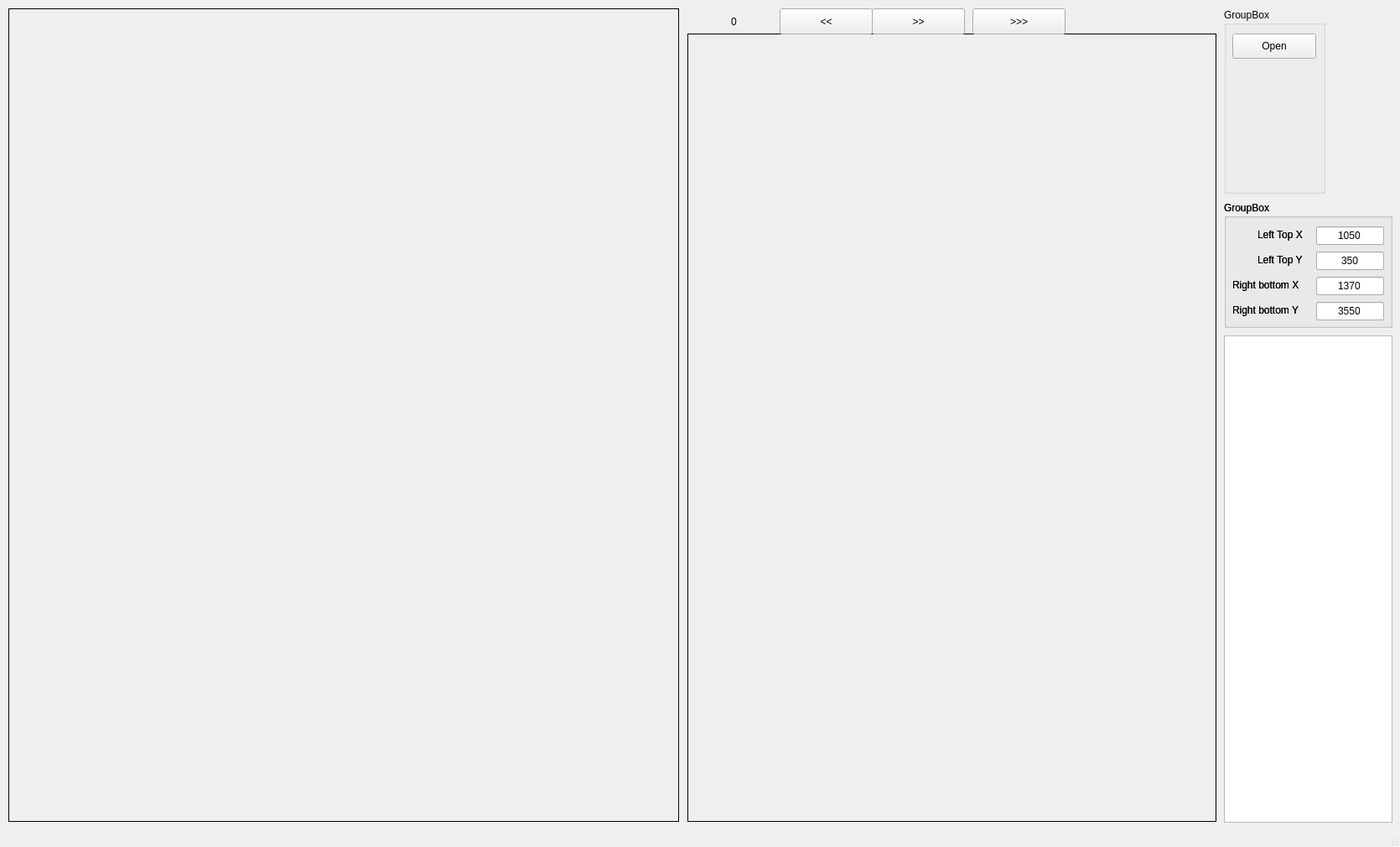
<?xml version="1.0" encoding="UTF-8"?>
<ui version="4.0">
 <class>MainWindow</class>
 <widget class="QMainWindow" name="MainWindow">
  <property name="geometry">
   <rect>
    <x>0</x>
    <y>0</y>
    <width>1670</width>
    <height>1010</height>
   </rect>
  </property>
  <property name="sizePolicy">
   <sizepolicy hsizetype="Preferred" vsizetype="Preferred">
    <horstretch>0</horstretch>
    <verstretch>0</verstretch>
   </sizepolicy>
  </property>
  <property name="windowTitle">
   <string>MainWindow</string>
  </property>
  <widget class="QWidget" name="centralwidget">
   <property name="sizePolicy">
    <sizepolicy hsizetype="Preferred" vsizetype="Preferred">
     <horstretch>0</horstretch>
     <verstretch>0</verstretch>
    </sizepolicy>
   </property>
   <widget class="QLabel" name="label_image0">
    <property name="geometry">
     <rect>
      <x>10</x>
      <y>10</y>
      <width>800</width>
      <height>970</height>
     </rect>
    </property>
    <property name="sizePolicy">
     <sizepolicy hsizetype="Preferred" vsizetype="Preferred">
      <horstretch>0</horstretch>
      <verstretch>0</verstretch>
     </sizepolicy>
    </property>
    <property name="frameShape">
     <enum>QFrame::Box</enum>
    </property>
    <property name="text">
     <string/>
    </property>
   </widget>
   <widget class="QGroupBox" name="groupBox">
    <property name="geometry">
     <rect>
      <x>1460</x>
      <y>10</y>
      <width>121</width>
      <height>221</height>
     </rect>
    </property>
    <property name="title">
     <string>GroupBox</string>
    </property>
    <widget class="QPushButton" name="pushButton_open_image">
     <property name="geometry">
      <rect>
       <x>10</x>
       <y>30</y>
       <width>100</width>
       <height>30</height>
      </rect>
     </property>
     <property name="text">
      <string>Open</string>
     </property>
    </widget>
   </widget>
   <widget class="QGroupBox" name="groupBox_2">
    <property name="geometry">
     <rect>
      <x>1460</x>
      <y>240</y>
      <width>201</width>
      <height>151</height>
     </rect>
    </property>
    <property name="title">
     <string>GroupBox</string>
    </property>
    <widget class="QLabel" name="label">
     <property name="geometry">
      <rect>
       <x>40</x>
       <y>32</y>
       <width>61</width>
       <height>16</height>
      </rect>
     </property>
     <property name="text">
      <string>Left Top X</string>
     </property>
    </widget>
    <widget class="QLabel" name="label_2">
     <property name="geometry">
      <rect>
       <x>40</x>
       <y>62</y>
       <width>61</width>
       <height>16</height>
      </rect>
     </property>
     <property name="text">
      <string>Left Top Y</string>
     </property>
    </widget>
    <widget class="QLabel" name="label_3">
     <property name="geometry">
      <rect>
       <x>10</x>
       <y>92</y>
       <width>91</width>
       <height>16</height>
      </rect>
     </property>
     <property name="text">
      <string>Right bottom X</string>
     </property>
    </widget>
    <widget class="QLabel" name="label_4">
     <property name="geometry">
      <rect>
       <x>10</x>
       <y>122</y>
       <width>91</width>
       <height>16</height>
      </rect>
     </property>
     <property name="text">
      <string>Right bottom Y</string>
     </property>
    </widget>
    <widget class="QLineEdit" name="lineEdit_ROI_leftTopX">
     <property name="geometry">
      <rect>
       <x>110</x>
       <y>30</y>
       <width>81</width>
       <height>22</height>
      </rect>
     </property>
     <property name="text">
      <string>1050</string>
     </property>
     <property name="alignment">
      <set>Qt::AlignCenter</set>
     </property>
    </widget>
    <widget class="QLineEdit" name="lineEdit_ROI_leftTopY">
     <property name="geometry">
      <rect>
       <x>110</x>
       <y>60</y>
       <width>81</width>
       <height>22</height>
      </rect>
     </property>
     <property name="text">
      <string>350</string>
     </property>
     <property name="alignment">
      <set>Qt::AlignCenter</set>
     </property>
    </widget>
    <widget class="QLineEdit" name="lineEdit_ROI_rightBottomX">
     <property name="geometry">
      <rect>
       <x>110</x>
       <y>90</y>
       <width>81</width>
       <height>22</height>
      </rect>
     </property>
     <property name="text">
      <string>1370</string>
     </property>
     <property name="alignment">
      <set>Qt::AlignCenter</set>
     </property>
    </widget>
    <widget class="QLineEdit" name="lineEdit_ROI_rightBottomY">
     <property name="geometry">
      <rect>
       <x>110</x>
       <y>120</y>
       <width>81</width>
       <height>22</height>
      </rect>
     </property>
     <property name="text">
      <string>3550</string>
     </property>
     <property name="alignment">
      <set>Qt::AlignCenter</set>
     </property>
    </widget>
    <widget class="QGroupBox" name="groupBox_3">
     <property name="geometry">
      <rect>
       <x>0</x>
       <y>0</y>
       <width>201</width>
       <height>151</height>
      </rect>
     </property>
     <property name="title">
      <string>GroupBox</string>
     </property>
     <widget class="QLabel" name="label_9">
      <property name="geometry">
       <rect>
        <x>40</x>
        <y>32</y>
        <width>61</width>
        <height>16</height>
       </rect>
      </property>
      <property name="text">
       <string>Left Top X</string>
      </property>
     </widget>
     <widget class="QLabel" name="label_10">
      <property name="geometry">
       <rect>
        <x>40</x>
        <y>62</y>
        <width>61</width>
        <height>16</height>
       </rect>
      </property>
      <property name="text">
       <string>Left Top Y</string>
      </property>
     </widget>
     <widget class="QLabel" name="label_11">
      <property name="geometry">
       <rect>
        <x>10</x>
        <y>92</y>
        <width>91</width>
        <height>16</height>
       </rect>
      </property>
      <property name="text">
       <string>Right bottom X</string>
      </property>
     </widget>
     <widget class="QLabel" name="label_12">
      <property name="geometry">
       <rect>
        <x>10</x>
        <y>122</y>
        <width>91</width>
        <height>16</height>
       </rect>
      </property>
      <property name="text">
       <string>Right bottom Y</string>
      </property>
     </widget>
     <widget class="QLineEdit" name="lineEdit_ROI_leftTopX_2">
      <property name="geometry">
       <rect>
        <x>110</x>
        <y>30</y>
        <width>81</width>
        <height>22</height>
       </rect>
      </property>
      <property name="text">
       <string>1050</string>
      </property>
      <property name="alignment">
       <set>Qt::AlignCenter</set>
      </property>
     </widget>
     <widget class="QLineEdit" name="lineEdit_ROI_leftTopY_3">
      <property name="geometry">
       <rect>
        <x>110</x>
        <y>60</y>
        <width>81</width>
        <height>22</height>
       </rect>
      </property>
      <property name="text">
       <string>350</string>
      </property>
      <property name="alignment">
       <set>Qt::AlignCenter</set>
      </property>
     </widget>
     <widget class="QLineEdit" name="lineEdit_ROI_rightBottomX_2">
      <property name="geometry">
       <rect>
        <x>110</x>
        <y>90</y>
        <width>81</width>
        <height>22</height>
       </rect>
      </property>
      <property name="text">
       <string>1370</string>
      </property>
      <property name="alignment">
       <set>Qt::AlignCenter</set>
      </property>
     </widget>
     <widget class="QLineEdit" name="lineEdit_ROI_rightBottomY_2">
      <property name="geometry">
       <rect>
        <x>110</x>
        <y>120</y>
        <width>81</width>
        <height>22</height>
       </rect>
      </property>
      <property name="text">
       <string>3550</string>
      </property>
      <property name="alignment">
       <set>Qt::AlignCenter</set>
      </property>
     </widget>
    </widget>
   </widget>
   <widget class="QLabel" name="label_image1">
    <property name="geometry">
     <rect>
      <x>820</x>
      <y>40</y>
      <width>631</width>
      <height>940</height>
     </rect>
    </property>
    <property name="sizePolicy">
     <sizepolicy hsizetype="Expanding" vsizetype="Preferred">
      <horstretch>0</horstretch>
      <verstretch>0</verstretch>
     </sizepolicy>
    </property>
    <property name="maximumSize">
     <size>
      <width>16777213</width>
      <height>16777215</height>
     </size>
    </property>
    <property name="frameShape">
     <enum>QFrame::Box</enum>
    </property>
    <property name="text">
     <string/>
    </property>
   </widget>
   <widget class="QPushButton" name="pushButton_roi_prev">
    <property name="geometry">
     <rect>
      <x>930</x>
      <y>10</y>
      <width>111</width>
      <height>31</height>
     </rect>
    </property>
    <property name="text">
     <string>&lt;&lt;</string>
    </property>
   </widget>
   <widget class="QPushButton" name="pushButton_roi_next">
    <property name="geometry">
     <rect>
      <x>1040</x>
      <y>10</y>
      <width>111</width>
      <height>31</height>
     </rect>
    </property>
    <property name="text">
     <string>&gt;&gt;</string>
    </property>
   </widget>
   <widget class="QLabel" name="label_index_roi">
    <property name="geometry">
     <rect>
      <x>830</x>
      <y>15</y>
      <width>91</width>
      <height>21</height>
     </rect>
    </property>
    <property name="text">
     <string>0</string>
    </property>
    <property name="alignment">
     <set>Qt::AlignCenter</set>
    </property>
   </widget>
   <widget class="QListWidget" name="listWidget">
    <property name="geometry">
     <rect>
      <x>1460</x>
      <y>400</y>
      <width>201</width>
      <height>581</height>
     </rect>
    </property>
   </widget>
   <widget class="QPushButton" name="pushButton_roi_next_play">
    <property name="geometry">
     <rect>
      <x>1160</x>
      <y>10</y>
      <width>111</width>
      <height>31</height>
     </rect>
    </property>
    <property name="text">
     <string>&gt;&gt;&gt;</string>
    </property>
   </widget>
  </widget>
  <widget class="QStatusBar" name="statusbar"/>
 </widget>
 <resources/>
 <connections/>
</ui>
